Frame 1 (no input): blank canvas, image omitted
Frame 60 (the mouse pressed at the canvas centre just before this capture): blank canvas, image omitted
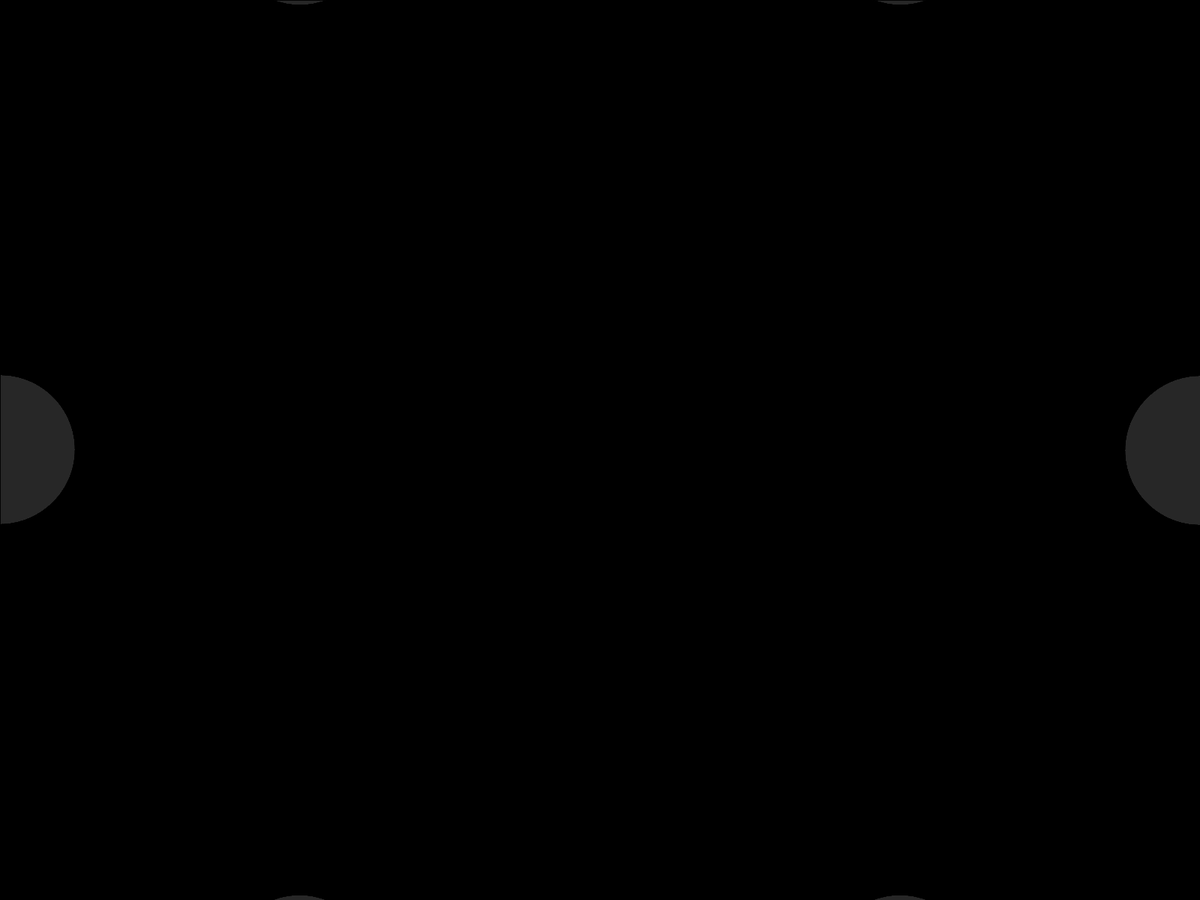
Frame 120 (the mouse held since frame 60 and released just before this capture)

The Processing sketch whose frames 1 and 60 were blank and that drew this single picture after the mouse press (run headless with seeded random() and noise(); from frame 60 on, the mouse is pressed at the canvas centre):

// Processing sketch: PV006_magicSymbolCircles
// ── PV006_magicSymbolCircles.pde
// draws the magical symbol that is "everywhere" in the Koh Phangan "Conscious Community"
//
// move the mouse left and right to see a different shape appear
// move it up and down to change the diameter of the circles

int artworkNumber;

void setup() {
  //size(600, 600);
  fullScreen();
  background(0);
  artworkNumber = 0;
}

void draw() {
  generateTrail();
  
  int symbolRadius = mouseX;
  int nSteps = 6; // experiment with this, increase it, for more complicated shapes!
  float rotStep = 2*PI/nSteps;
  int circleFill = 80; // experiment with this
  int circleOpacity = 10; // and with this
  fill(circleFill, circleOpacity);
  translate(width/2, height/2);
  int circlesRadius = int(map(mouseY, 0, height, 1, 400));
  //rotate(rotStep/2); // set the drawing vertical
  for (int i = 0; i < nSteps; i++) {
    rotate(rotStep);
    translate(symbolRadius, 0);
    ellipse(0, 0, circlesRadius, circlesRadius);
    translate(-symbolRadius, 0);
  } //<>//
}

void generateTrail() {
  int fillSpeed = 10; // change this between 0 (full trail) and 50 (almost no trail)
  fill(0, fillSpeed);
  rect(0, 0, width, height);
}

void keyPressed() {
  switch (key) {
    case ' ': {
      background(0);
      break;
    }
    case 's': {
      artworkNumber++; // increase the value stored in the variable artworkNumber by 1
      String fileName = "artwork" + artworkNumber + ".png"; // change file name at each save to avoid overwriting
      save(fileName);
      break;
    }
    default: {
      println("No actions associated with key: " + key);
    }
  }
}
